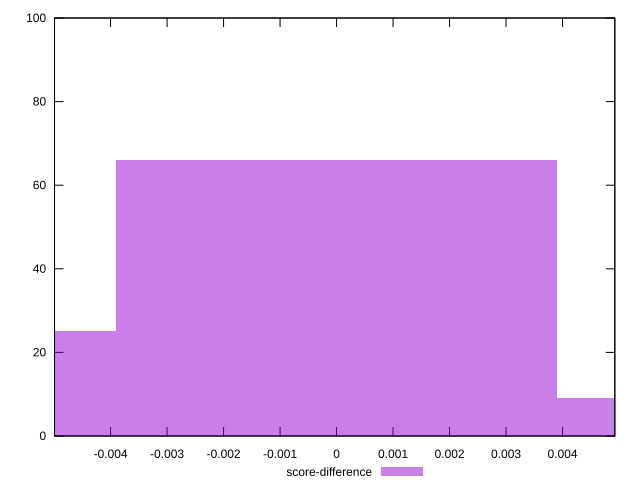

The script that saved this image:
reset

$scoreDifference <<EOF
-0.007809115489701371 25
0 66
0.007809115489701371 9
EOF

set key outside below
set boxwidth 0.007809115489701371
set xrange [-0.004992010742781661:0.004925168961788184]
set yrange [0:100]
set trange [0:100]
set style fill transparent solid 0.5 noborder
set terminal svg size 640, 490 enhanced background rgb 'white'
set output "reprap/speed-index/samples/pages+cached+noexternal/score-difference/histogram.svg"

plot $scoreDifference title "score-difference" with boxes

reset
